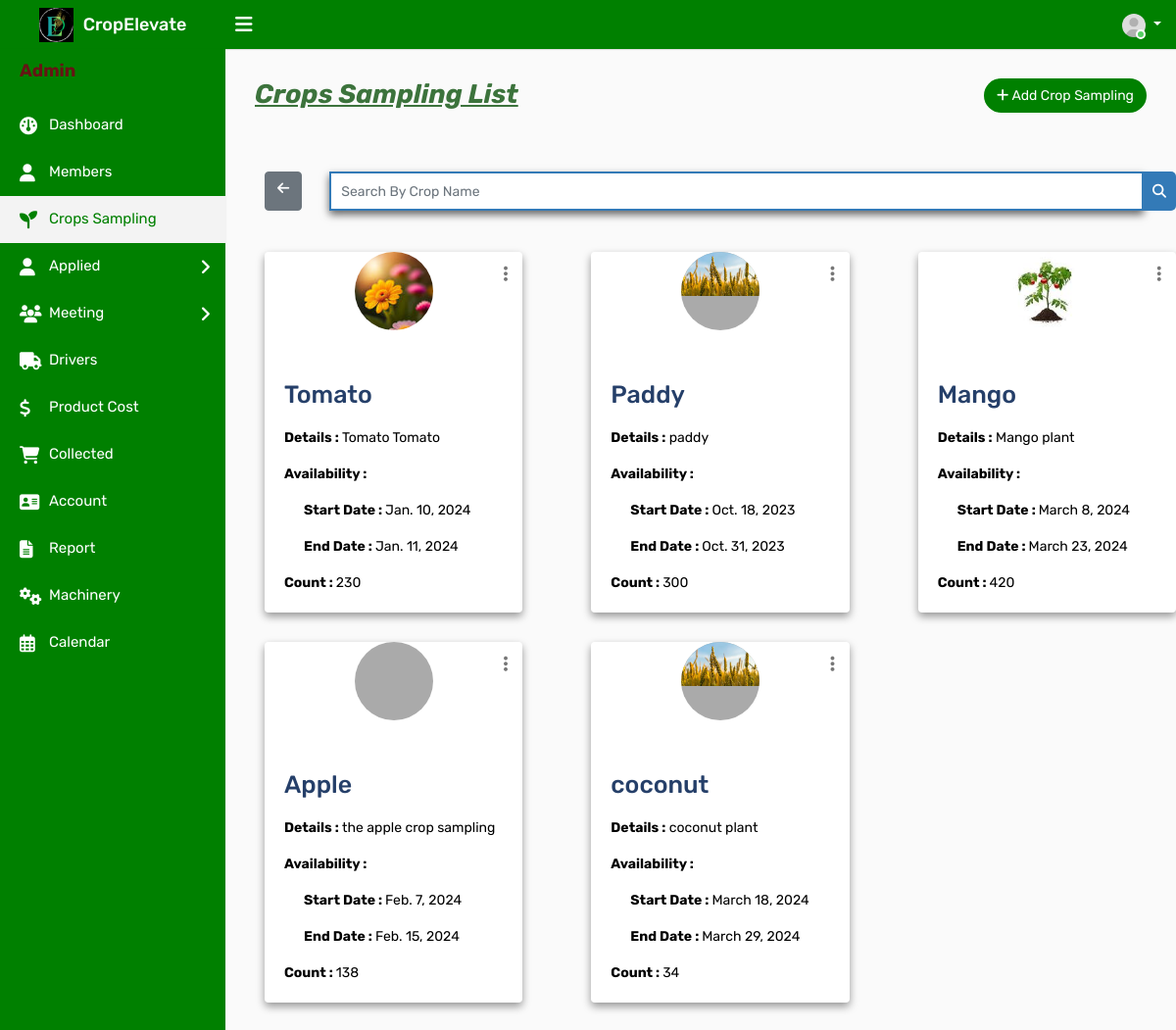
/adcrop, run on the app's committed database.
### ceapp/models.py (models this page shows)
class Crop(models.Model):
    Namec = models.CharField(max_length=100)
    des = models.TextField()
    start_date = models.DateField(null=True, blank=True)
    end_date = models.DateField(null=True, blank=True)
    count = models.PositiveIntegerField(default=0)
    crop_photo = models.ImageField(upload_to='crop_photos/', blank=True, null=True)
    is_active = models.BooleanField(default=True)
    created_at = models.DateTimeField(auto_now_add=True)
    current = models.BooleanField(default=False)

### ceapp/views.py (the view)
# urls.py: path('adcrop',views.adcrop,name='adcrop'),
def adcrop(request):
    crops = Crop.objects.all()
    return render(request, 'admintemp/adcrop.html', {'crops': crops})

### templates/admintemp/adcrop.html (shortened to what this page needs)
{% load static %}
<!DOCTYPE html>
<html lang="en">
<head>
    <link rel="stylesheet" type="text/css" href="{% static 'assets/css/bootstrap.min.css' %}">
    <link rel="stylesheet" type="text/css" href="{% static 'assets/css/dataTables.bootstrap4.min.css' %}">
    <link rel="stylesheet" type="text/css" href="{% static 'assets/css/font-awesome.min.css' %}">
    <link rel="stylesheet" type="text/css" href="{% static 'assets/css/style.css' %}">
    <link rel="stylesheet" href="https://cdnjs.cloudflare.com/ajax/libs/font-awesome/6.2.0/css/all.min.css">
</head>
<body>
    <div class="main-wrapper">
        <div class="header">
			<div class="header-left">
				<a href="{% url 'adindex' %}" class="logo">
					<img src="{% static 'assets/img/adminlogo1.png' %}" width="35" height="35" alt=""> <span>CropElevate</span>
				</a>
			</div>
			<a id="toggle_btn" href="javascript:void(0);"><i class="fa fa-bars"></i></a>
            <ul class="nav user-menu float-right">
                <li class="nav-item dropdown has-arrow">
                    <a href="#" class="dropdown-toggle nav-link user-link" data-toggle="dropdown">
                        <span class="user-img"><img class="rounded-circle" src="{% static 'assets/img/user.jpg' %}" width="40" alt="Admin">
							<span class="status online"></span></span>
                    </a>
                </li>
            </ul>
        </div>
        <div class="sidebar" id="sidebar">
            <div class="sidebar-inner slimscroll">
                <div id="sidebar-menu" class="sidebar-menu">
                    <ul>
                        <li class="menu-title" style="color:#661414; font-weight:bold;"><h4><b>Admin</b></h4></li>
                        <li>
                            <a href="{% url 'adindex' %}"><i class="fa fa-dashboard"></i> <span>Dashboard</span></a>
                        </li>
						<li>
                            <a href="{% url 'admember' %}"><i class="fa fa-user"></i> <span>Members</span></a>
                        </li>
                        <li class="active">
                            <a href="{% url 'adcrop' %}"><i class="fas fa-seedling fa-2x"></i> <span>Crops Sampling</span></a>
                        </li>
                        <li class="submenu green-background">
                            <a href="#"><i class="fa fa-user"></i> Applied <span class="menu-arrow"></span></a>
                        </li>
                        <li class="submenu green-background">
                            <a href="#"><i class="fas fa-users fa-2x"></i>  Meeting<span class="menu-arrow"></span></a>
                        </li>
                        <li>
                            <a href="{% url 'driver' %}"><i class="fas fa-truck"></i> <span>Drivers</span></a>
                        </li>
                        <li>
                            <a href="{% url 'adproductcost' %}"><i class="fas fa-dollar-sign"></i> <span>Product Cost</span></a>
                        </li>
                        <li>
                            <a href="{% url 'adselldetails' %}"><i class="fas fa-shopping-cart"></i> <span>Collected</span></a>
                        </li>
                        <li>
                            <a href="{% url 'all_accounts' %}"><i class="fa fa-address-card"></i> <span>Account</span></a>
                        </li>
                        <li>
                            <a href="{% url 'adreport' %}"><i class="fas fa-file-text"></i>
                            </i> <span>Report</span></a>
                        </li>
                        <li>
                            <a href="{% url 'admachinery' %}"><i class="fas fa-cogs"></i> <span>Machinery</span></a>
                        </li>
                        <li>
                            <a href="{% url 'adcalendar' %}"><i class="far fa-calendar-alt fa-2x"></i>
                                <span>Calendar</span></a>
                        </li>
                    </ul>
                </div>
            </div>
        </div>
                </div>
                <div class="page-wrapper">
                    <div class="content">
                        <div class="row">
                            <div class="col-sm-5 col-5">
                                <h4 class="page-title" style="font-size:27px; color:#3c733c;" id="croplist"><b><i><u>Crops Sampling List</b></i></u></h4>
                            </div>
                            <div class="col-sm-7 col-7 text-right m-b-30">
                                <a href="{% url 'adaddcrop' %}" class="btn btn-primary btn-rounded" style="background-color: green; color: white;" id="addcro"><i class="fa fa-plus"></i> Add Crop Sampling</a>
                            </div>
                        </div>
                        </div>
                        <div class="row">
                            <div class="col-md-12">
                                <form id="search-form" method="GET" action="{% url 'search_crop' %}">
                                    <div class="input-group">
                                        <a href="{% url 'adcrop' %}" class="btn btn-secondary" style="margin-left:40px;"><i class="fa fa-arrow-left"></i></a>&ensp;&ensp;&ensp;&ensp;
                                        <input type="text" class="form-control custom-search-input" name="cropname" placeholder="Search By Crop Name">
                                        <div class="input-group-append">
                                            <button class="btn btn-primary custom-search-btn" type="submit"><i class="fa fa-search"></i></button>
                                        </div>
                                    </div>
                                </form>
                            </div>
                        </div><br><br>
                        <div class="row">
                            {% for crop in crops %}
                            <div class="col-md-4">
                                <div class="card" style="box-shadow: 0 4px 8px 0 rgba(0, 0, 0, 0.4); margin-left:40px;">
                                    <div class="dropdown profile-action">
                                        <a href="#" class="action-icon dropdown-toggle" data-toggle="dropdown" aria-expanded="false"><i class="fa fa-ellipsis-v"></i></a>
                                    </div>
                                    <div class="doctor-img">
                                        <a class="avatar" href="#"><img alt="" src="{{ crop.crop_photo.url }}"></a>
                                       </div>
                                    <div class="card-body">
                                        <p>
                                        <h5 class="card-title" style="color:#253f69; font-size: 25px;">{{ crop.Namec }}</h5>
                                        <p class="card-text" style="color:black;"><b>Details :</b>  {{ crop.des }}</p>
                                        <p class="card-text" style="color:black;"><b>Availability :</b></p>
                                        <p class="card-text" style= "padding-left:20px; color:black;"><b>Start Date : </b> {{ crop.start_date }}</p>
                                        <p class="card-text"  style= "padding-left:20px; color:black;"><b>End Date :  </b>{{ crop.end_date }}</p>
                                        <p class="card-text"style="color:black;"><b>Count : </b> {{ crop.count }}</p>
                                    </div>
                                </div>
                            </div>
                            {% endfor %}
                        </div>
		</div>
</body>
</html>

### data on the page
Crop: crop_photo (picture), Namec "Tomato", des "Tomato Tomato", start_date "Jan. 10, 2024", end_date "Jan. 11, 2024", count "230"
Crop: crop_photo (picture), Namec "Paddy", des "paddy", start_date "Oct. 18, 2023", end_date "Oct. 31, 2023", count "300"
Crop: crop_photo (picture), Namec "Mango", des "Mango plant", start_date "March 8, 2024", end_date "March 23, 2024", count "420"
Crop: Namec "Apple", des "the apple crop sampling", start_date "Feb. 7, 2024", end_date "Feb. 15, 2024", count "138"
Crop: crop_photo (picture), Namec "coconut", des "coconut plant", start_date "March 18, 2024", end_date "March 29, 2024", count "34"
